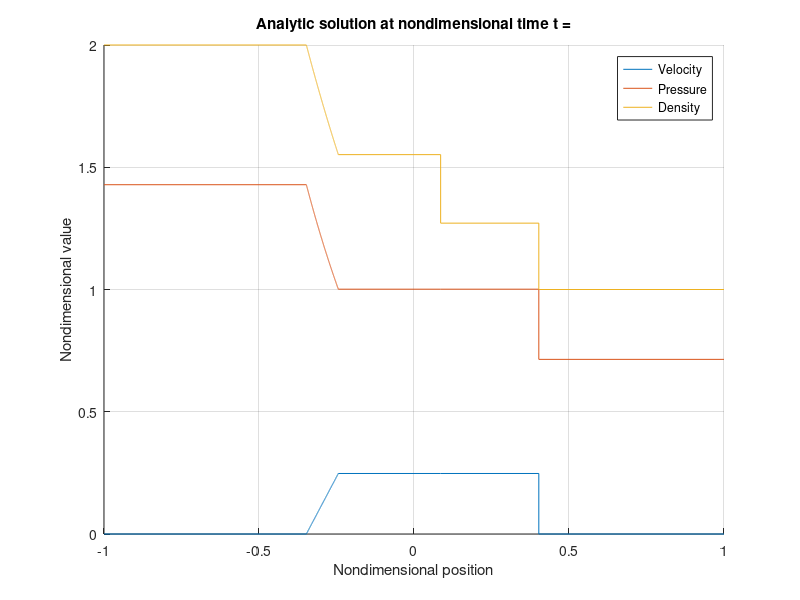

Recreate this plot in MATLAB.
function [ ] = shocktubeanalytic( )
%SHOCKTUBEANALYTIC Plots analytical solution of shock tube problem
%   A long 1-D tube is divided into two equal regions by a thin diaphragm.
%   The left side has pressure p_l (Pa), temperature T_l (K), velocity U_l
%   (m)/(s). The right side has pressure p_r, temperature T_r, and 
%   velocity U_r.

%% Initial Conditions
% (PRESSURE ON LEFT MUST BE GREATER THAN RIGHT OTHERWISE YOU MESS UP)
p_l = 2;
T_l = 300;
p_r = 1;
T_r = 300;

%% Physical constants

% Gas constant (J)/(mol K)
R = 8.3144598;

% Distance of interest (m)
L = 1;
epsilon = L / 1e10;

% Time of interest (s)
t = 0.001;

%% Gas-dependent constants

% Heat capacity ratio (1)
gamma = 1.4;

% Molecular mass (g)/(mol)
M = 28.96; % Air

% Specific gas constant (J)/(kg K)
R_s = R / M * 1000; % Air

%% Find mach number of shock wave

% Create nondimentionalized variables
den_l_ = Density_( Density( p_l, T_l ) );
den_r_ = Density_( Density( p_r, T_r ) );
T_l_ = Temperature_( T_l );
T_r_ = Temperature_( T_r );
p_l_ = Pressure_( den_l_, T_l_ );
p_r_ = Pressure_( den_r_, T_r_ );
a_l_ = sqrt( gamma * Temperature_( T_r ) );

% Find the root of the compatibility equation to solve for shock mach number
shock_mach_ = fzero( @CompatibilityEquation, 1 );

%% Step 1: Regions 1 and r

% Solve for quantities in region 1
p_1_ = p_r_ * ( ( 2 * gamma * shock_mach_ ^ 2 ) / ( gamma + 1 ) ...
    - ( gamma - 1 ) / ( gamma + 1 ) );
den_1_ = den_r_ / ( 2 / ( ( gamma + 1 ) * ( shock_mach_ ^ 2 ) ) ...
    + ( gamma - 1 ) / ( gamma + 1 ) );
U_1_ = 2 / ( gamma + 1 ) * ( shock_mach_ - 1 / shock_mach_ );

%% Step 2 and 3: Region 2

% Create nondimentionalized variables
den_l_ = Density_( Density( p_l, T_l ) );

% Solve for quantities in region 2
U_2_ = U_1_;
p_2_ = p_1_;
den_2_ = den_l_ * power( p_2_ / p_l_, 1 / gamma );
a_2_ = a_l_ - U_2_ * ( gamma - 1 ) / 2;

%% Step 4: Define compatibility equation to be solved implicitly for shock mach number

    function output = CompatibilityEquation( shock_mach )
        % Define some arguments
        base = p_r_ / p_l_ * ...
            ( ( 2 * gamma * shock_mach ^ 2 ) / ( gamma + 1 ) - ( gamma - 1 ) / ( gamma + 1 ) );
        exponent = ( gamma - 1 ) / ( 2 * gamma );
        % The actual equation
        output = shock_mach - ( 1 / shock_mach ) ...
            - a_l_ * ( gamma + 1 ) / ( gamma - 1) * ( 1 - power( base, exponent ) );
    end

%% Step 5: Calclate positions x_1_, x_2_, x_3_, x_4_

% Create nondimentionalized variables
t_ = Time_( t );

% Solve for x_1_, x_2_, x_3_, x_4_
x_1_ = - a_l_ * t_
x_2_ = ( U_2_ - a_2_ ) * t_
x_3_ = U_2_ * t_
x_4_ = shock_mach_ * t_

%% Return the values of U_e_, a_e_, and p_e_ in the expansion fan

    % Expansion fan speed
    function speed_ = ExpansionFan_U_e_( x_ )
        speed_ = 2 / ( gamma + 1 ) * ( a_l_ + x_ / t_ );
    end

    % Expansion fan sound speed
    function sound_speed_ = ExpansionFan_a_e_( x_ )
        sound_speed_ = a_l_ - ( gamma - 1 ) * ExpansionFan_U_e_( x_ ) / 2;
    end

    % Expansion fan pressure
    function pressure_ = ExpansionFan_p_e_( x_ )
        pressure_ = p_l_ * power( ExpansionFan_a_e_( x_ ) / a_l_, 2 * gamma / ( gamma - 1 ) );
    end

    % Expansion fan density
    function density_ = ExpansionFan_den_e_( x_ )
        density_ = gamma * ExpansionFan_p_e_( x_ ) ./ power( ExpansionFan_a_e_( x_ ), 2);
    end

%% Plot the whole thing

clf
hold on

% Set domain
still_space = 10;
points_l = [-L x_1_];
points_e = linspace( x_1_, x_2_, 1000 );
points_2 = [ x_2_ x_2_+epsilon x_3_ ];
points_1 = [ x_3_ x_3_+epsilon x_4_ ];
points_r = [x_4_ x_4_+epsilon L];

% Get nondimensional velocity U
U_l_region = [0 0];
U_e_region = ExpansionFan_U_e_( points_e );
U_2_region = [U_2_ U_2_ U_2_];
U_1_region = [U_1_ U_1_ U_1_];
U_r_region = [U_1_ 0 0];

% Plot nondimensional pressure p
p_l_region = [p_l_ p_l_];
p_e_region = ExpansionFan_p_e_( points_e );
p_2_region = [p_2_ p_2_ p_2_];
p_1_region = [p_1_ p_1_ p_1_];
p_r_region = [p_1_ p_r_ p_r_];

% Plot nondimensional density den
den_l_region = [den_l_ den_l_];
den_e_region = ExpansionFan_den_e_( points_e );
den_2_region = [den_2_ den_2_ den_2_];
den_1_region = [den_2_ den_1_ den_1_];
den_r_region = [den_1_ den_r_ den_r_];

% Concat the values
all_points = [points_l points_e points_2 points_1 points_r];
all_U = [U_l_region U_e_region U_2_region U_1_region U_r_region];
all_p = [p_l_region p_e_region p_2_region p_1_region p_r_region];
all_den = [den_l_region den_e_region den_2_region den_1_region den_r_region];

% Plot
plot( all_points, [all_U; all_p; all_den] )

title( sprintf(' Analytic solution at nondimensional time t = %s', t_) );
xlabel( 'Nondimensional position' )
ylabel( 'Nondimensional value' )
axis( [-1 1 0 2] )
grid on
legend( 'Velocity', 'Pressure', 'Density' );

%% Convert physical variables to non-dimensional variables.
% Non-dimensional variables are denoted by a trailing underscore. Reference
% state is taken on right side.

    % Position nondimentionalized
    function position_ = Position_( position )
        position_ = position / L;
    end

    % Time nondimentionalized
    function time_ = Time_( time )
        time_ = time / ( L / SoundSpeed( p_r, T_r ) );
    end

    % Density nondimentionalized
    function density_ = Density_( density )
        density_ = density / Density( p_r, T_r) ;
    end
    
    % Speed nondimentionalized
    function speed_ = Speed_( speed )
        speed_ = speed / SoundSpeed( p_r, T_r );
    end

    % Temperature nondimentionalized
    function temperature_ = Temperature_( temperature )
        temperature_ = temperature / ( gamma * T_r );
    end

    % Pressure nondimentionalized
    function pressure_ = Pressure_( density_, temperature_ )
        pressure_ = density_ * temperature_;
    end

    % Energy nondimentionalized
    function energy_ = Energy_( energy )
        energy_ = energy / ( Density( p_r, T_r ) * SoundSpeed( p_r, T_r ) ^ 2 );
    end

    % Enthalpy nondimentionalized
    function enthalpy_ = Enthalpy_( enthalpy )
        enthalpy_ = enthalpy / ( SoundSpeed( p_r, T_r ) ^ 2 );
    end

%% Calculate dependent quantities

    % Density (kg)/(m^3), Pressure (Pa), Temperature (K)
    function density = Density( pressure, temperature )
        density = pressure / (R_s * temperature );
    end

    % Local speed of sound (m)/(s), Pressure (Pa), Temperature (K)
    function a = SoundSpeed( pressure, temperature )
        a = sqrt( gamma * pressure / Density( pressure, temperature ) );
    end

    % Mach number (1), speed (m)/(s), Pressure (Pa), Temperature (K)
    function mach = MachNumber( speed, pressure, temperature )
        mach = speed / SoundSpeed( pressure, temperature );
    end

    % Total enthalpy (m^2)/(s^2), speed (m)/(s), Pressure (Pa), Temperature
    % (K)
    function enthalpy = Enthalpy( speed, pressure, temperature )
        enthalpy = ( SoundSpeed( pressure, temperature ) ^ 2 ) ...
            / ( gamma - 1 ) + ( 1 / 2 ) * speed ^ 2;
    end

end

